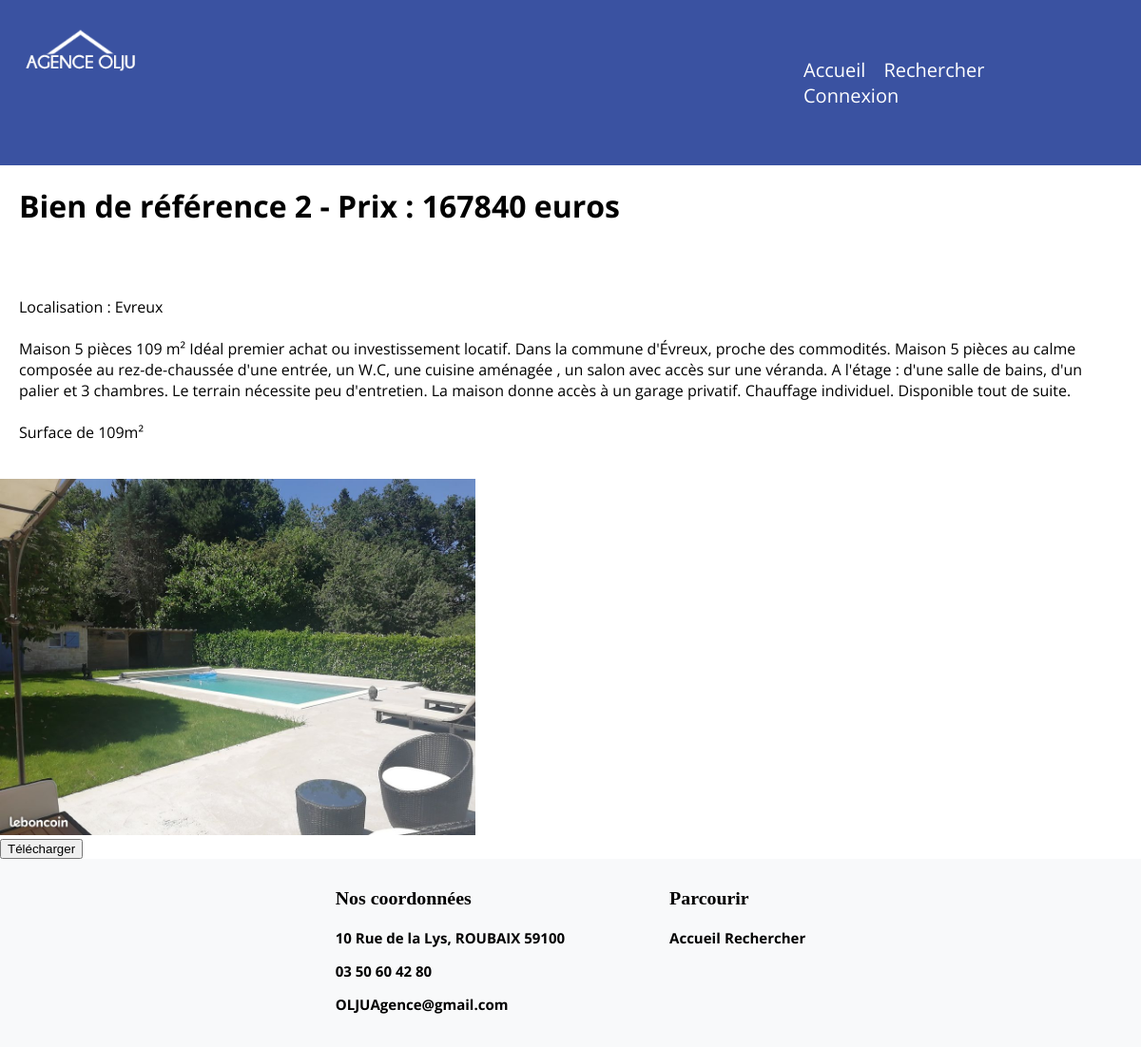
Screenshot of /vuescontroleurs/affichageUnBien.php?ref=2 with the database file from the repository.
### tables this page shows
CREATE TABLE IF NOT EXISTS `biens` (
  `ref` int(7) NOT NULL AUTO_INCREMENT,
  `descrip` text NOT NULL,
  `prix` int(11) NOT NULL,
  `surface` int(11) DEFAULT NULL,
  `type` int(11) NOT NULL,
  `ville` varchar(20) NOT NULL,
  `nbPiece` int(11) DEFAULT NULL,
  `jardin` int(11) NOT NULL,
  PRIMARY KEY (`ref`),
  KEY `fbien` (`type`)
);

CREATE TABLE IF NOT EXISTS `image` (
  `id` int(11) NOT NULL AUTO_INCREMENT,
  `nom` varchar(20) NOT NULL,
  `chemin` varchar(70) NOT NULL,
  `idbien` int(11) NOT NULL,
  PRIMARY KEY (`id`),
  KEY `ce_image_biens` (`idbien`)
);

### modeles/mesFonctionsAccesBDD.php (called while the page is built, shortened)
<?php
function affichageUnBien($ObjConnexion, $ref_bien) {
    $pdoState = $ObjConnexion->prepare("SELECT * From biens where ref=:laref");
    $bv1 = $pdoState->bindValue(':laref', $ref_bien);
    $execution = $pdoState->execute();
    $resultatRequete = $pdoState->fetch();
    return $resultatRequete;
}
function getImage($ObjConnexion, $id) {
    $requete = $ObjConnexion->prepare("select * from image where idBien=:id");
    $bv = $requete->bindValue(':id', $id);
    $execution = $requete->execute();
    $resultat = $requete->fetchAll();
    return $resultat;
}

### vuescontroleurs/affichageUnBien.php (the view)
<?php
include_once '../modeles/mesFonctionsAccesBDD.php';
$lePDO = connexionBDD();
$ref_bien = $_GET['ref'];
$affich = affichageUnBien($lePDO, $ref_bien);
$image = getImage($lePDO, $ref_bien);
include_once '../inc/entete.inc';
echo ' <div id="printable">';
echo '<h1 class = "visuBien">Bien de référence ' . $affich['ref'] . ' -  Prix : ' . $affich['prix'] . ' euros </h1><br/><br/>';
echo '<p class = "visuBien">Localisation : ' . $affich['ville'] . '<br/><br/>';
echo $affich['descrip'] . '<br/><br/>';
echo 'Surface de ' . $affich['surface'] . 'm²' . '<br/><br/></p>';
echo '<img src="../' . $image[0]['chemin'] . '" title ="bien n°' . $image[0]['nom'] . '" width=500px/>';
echo '</div>';
echo '  <button onClick="printToPDF()">Télécharger </button>';
include_once '../inc/piedDePage.inc';

### css/style.css (style rules this page uses)
body { position: relative; margin : 0; padding : 0; }
h1, p, a { font-family: 'Open Sans', sans-serif; }
h1.visuBien, p.visuBien { padding-left : 20px; padding-right: 20px; }

### rows the page displays
biens: ref "2", prix "167840", ville "Evreux", descrip "Maison 5 pièces 109 m² Idéal premier achat ou investissement locatif. Dans la commune d'Évreux, proche des commodités. Maison 5 pièces au calme composée au rez-de-chaussée d'une entrée, un W.C, une cuisine aménagée , un salon avec accès sur une véranda. A l'étage : d'une salle de bains, d'un palier et 3 chambres. Le terrain nécessite peu d'entretien. La maison donne accès à un garage privatif. Chauffage individuel. Disponible tout de suite.", surface "109"
image: chemin+nom (picture)
